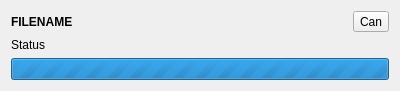
<?xml version="1.0" encoding="UTF-8"?>
<ui version="4.0">
 <class>DownloadsPopoverItem</class>
 <widget class="QWidget" name="DownloadsPopoverItem">
  <property name="geometry">
   <rect>
    <x>0</x>
    <y>0</y>
    <width>400</width>
    <height>88</height>
   </rect>
  </property>
  <property name="windowTitle">
   <string notr="true">Form</string>
  </property>
  <layout class="QHBoxLayout" name="horizontalLayout">
   <item>
    <layout class="QVBoxLayout" name="verticalLayout_2">
     <item>
      <layout class="QHBoxLayout" name="horizontalLayout_2">
       <item>
        <widget class="QLabel" name="filenameLabel">
         <property name="font">
          <font>
           <weight>75</weight>
           <bold>true</bold>
          </font>
         </property>
         <property name="text">
          <string notr="true">FILENAME</string>
         </property>
        </widget>
       </item>
       <item>
        <widget class="QToolButton" name="cancelButton">
         <property name="text">
          <string notr="true">Can</string>
         </property>
        </widget>
       </item>
      </layout>
     </item>
     <item>
      <widget class="QLabel" name="statusLabel">
       <property name="text">
        <string notr="true">Status</string>
       </property>
      </widget>
     </item>
     <item>
      <widget class="QProgressBar" name="progressBar">
       <property name="maximum">
        <number>0</number>
       </property>
       <property name="value">
        <number>0</number>
       </property>
       <property name="textVisible">
        <bool>false</bool>
       </property>
      </widget>
     </item>
    </layout>
   </item>
  </layout>
 </widget>
 <resources/>
 <connections/>
</ui>
